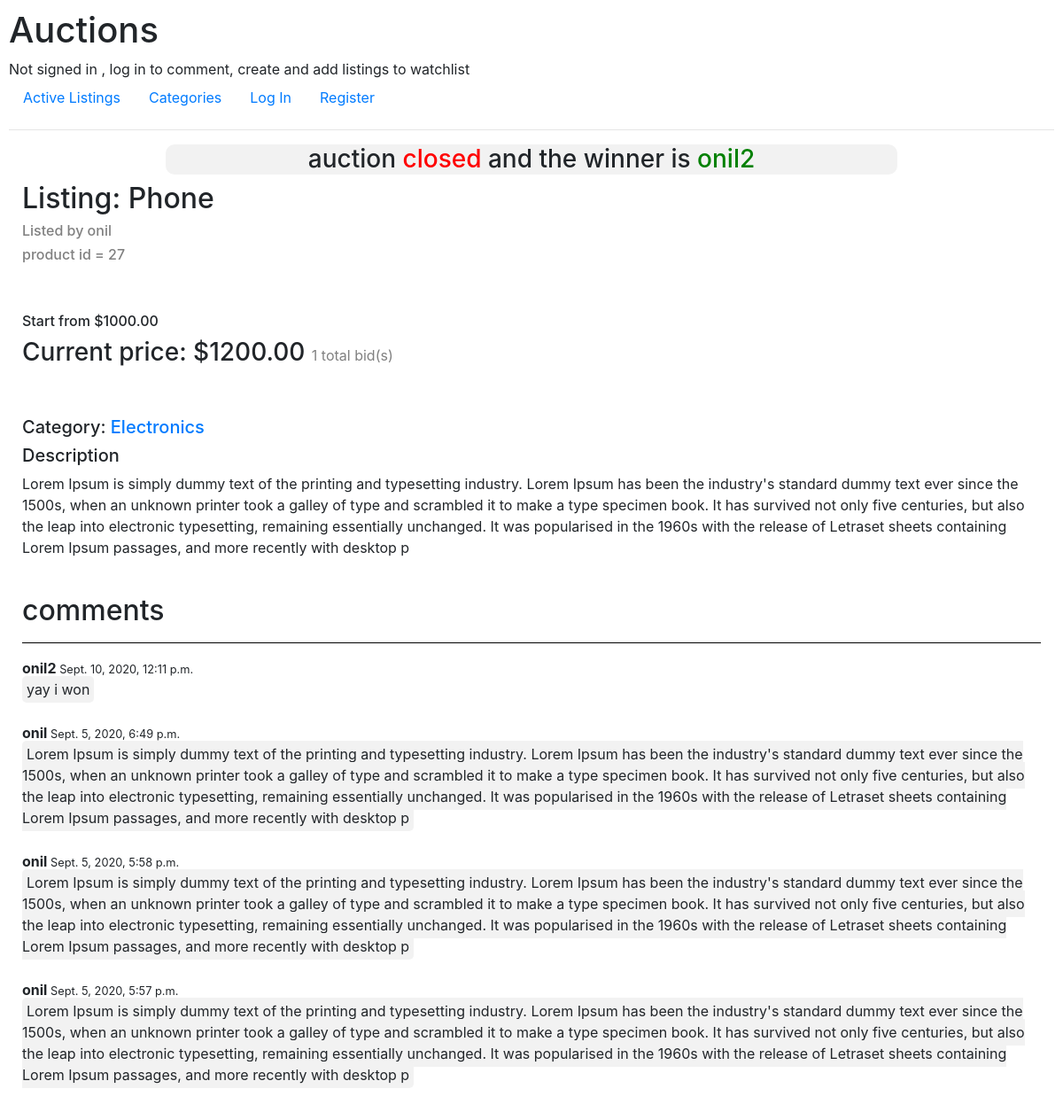
Page /27 on the committed database.
### auctions/models.py (models this page shows, shortened)
class listing(models.Model):
    categories = [
    ('EL', 'Electronics'),
    ('CL', 'Clothes'),
    ('TY', 'Toys'),
    ('HM', 'Home'),
    ('UT', 'Utility'),
    ('NS','Not specified')]
    title = models.CharField(max_length=64)
    description = models.TextField(max_length=500)
    category = models.CharField(
        max_length=2,
        choices=categories,
        default='NS',
    )
    creator = models.ForeignKey(User,on_delete=models.CASCADE,related_name="userListings")
    startingPrice = models.DecimalField(max_digits=8, decimal_places=2, validators=[MinValueValidator(0.99)])
    watched = models.ManyToManyField(User, related_name="watchlist",null=True,blank=True)
    currentBid = models.DecimalField(max_digits=8, decimal_places=2,default=0.99, validators=[MinValueValidator(0.99)])
    wineer = models.ForeignKey(User,null=True,blank=True,on_delete=models.CASCADE,related_name="wins")
    closed = models.BooleanField(default=False)
    dateCreated = models.DateTimeField(auto_now_add=True)
    imageUrl = models.URLField(null=True,blank=True)

class User(AbstractUser):
    pass

class comment(models.Model):
    commenter = models.ForeignKey(User,on_delete=models.CASCADE,related_name="comments")
    comment = models.TextField(max_length=500)
    product = models.ForeignKey(listing,on_delete=models.CASCADE, related_name="cmts")
    dateCreated = models.DateTimeField(auto_now_add=True)

### auctions/views.py (the view)
# urls.py: path("<int:ID>", views.product , name="product"),
def product(request, ID):
    if request.method == "POST":
        product = listing.objects.get(pk=ID)
        if "watch" in request.POST:
            if request.POST["watch"]=="Add to watchlist":
                request.user.watchlist.add(product)
            if request.POST["watch"]=="remove from watchlist":
                request.user.watchlist.remove(product)
            return HttpResponseRedirect(reverse("product",kwargs={"ID":product.id}))
        if "comment" in request.POST:
            com = request.POST["comment"]
            form = comment(commenter=request.user, comment=com, product=product)
            form.save()
            return HttpResponseRedirect(reverse("product",kwargs={"ID":product.id}))
        if "bid" in request.POST:
            bidForm = NewBid(request.POST)
            if bidForm.is_valid():
                product.currentBid = request.POST['price']
                product.save()
                bidForm.save()
                return HttpResponseRedirect(reverse("product",kwargs={"ID":product.id}))
            else:
                return render(request,"auctions/product.html",{"product":product,"bidForm":bidForm})
        if "close" in request.POST:
            if request.user == product.creator:
                product.closed = True
                product.save()
            return HttpResponseRedirect(reverse("product",kwargs={"ID":product.id}))
    else:
        try:
            return render(request,"auctions/product.html",{"product":listing.objects.get(id = ID),"bidForm":NewBid()})
        except:
            return HttpResponseNotFound('<h1>Page not found</h1>')

### auctions/templates/auctions/product.html (shortened to what this page needs)
{% extends "auctions/layout.html" %}
{% block body %}
{%if product.wineer == user%}
  <h3 class="winingMessage">congrats you are the winner</h3>
  {%elif product.closed %}
  <h3 class="closedAuction">auction <span>closed</span> and the winner is <span id="wineer">{{product.wineer}}</span></h3>
  {%endif%}
    <div class="container-fluid overview">
      <div class="row">
        <div class="listingName col-xs-12 col-sm-8">
          <h2>Listing: {{ product.title }}</h2>
          <h6 style="color:grey">Listed by {{product.creator}}</h6>
          <h6 style="color:grey">product id = {{product.id}}</h6>
        </div>
        <div class="options col-xs-12 col-sm-4 ">
        </div>
      </div>
    </div>
    <br>
    <br>
    <div class="container-fluid">
      <h6>Start from ${{product.startingPrice}}</h6>
      <h3>
        {% if product.bids.all%}
         Current price: ${{product.currentBid}}
         <small>{{product.bids.count}} total bid(s)</small>
        {%else%}
          no bids
        {%endif%}
      </h3>
       <br>
       <br>
       <h5>Category:
         <a href="{% url 'category' product.get_category_display %}">{{ product.get_category_display}}</a>
       </h5>
      <h5>Description</h5>
      <p>{{ product.description }}</p>
      <br>
      <h2>comments</h2>
      <hr style="background-color:black">
        </div>
        {% for comment in product.cmts.all reversed %}
          <div class="container-fluid commentDiv">
            <strong>{{ comment.commenter}}</strong><small>  {{comment.dateCreated}}</small>
            <br>
            <span class="commentsField">{{comment.comment}}</span>
          </div>
        {% endfor %}
{% endblock %}

### auctions/static/auctions/styles.css (style rules this page uses)
body { padding: 10px; }
.commentsField { background-color: #f2f2f2; padding: 5px; border-radius: 5px; }
.commentDiv { word-wrap: break-word; margin-bottom: 25px; }
.closedAuction { width: 70%; text-align: center; background-color: #f2f2f2; border-radius: 10px; margin-left: auto; margin-right: auto; }
.closedAuction > span { color:red; }
#wineer { color: green; }
h3 > small { font-size: medium; color: grey; }

### rows in the picture
listing: wineer "onil2", title "Phone", creator "onil", id "27", startingPrice "1000.00", currentBid "1200.00", bids.count "1", category "Electronics", description "Lorem Ipsum is simply dummy text of the printing and typesetting industry. Lorem Ipsum has been the industry's standard dummy text ever since the 1500s, when an unknown printer took a galley of type and scrambled it to make a type specimen book. It has survived not only five centuries, but also the leap into electronic typesetting, remaining essentially unchanged. It was popularised in the 1960s with the release of Letraset sheets containing Lorem Ipsum passages, and more recently with desktop p"
comment: commenter "onil2", dateCreated "Sept. 10, 2020, 12:11 p.m.", comment "yay i won"
comment: commenter "onil", dateCreated "Sept. 5, 2020, 6:49 p.m.", comment "Lorem Ipsum is simply dummy text of the printing and typesetting industry. Lorem Ipsum has been the industry's standard dummy text ever since the 1500s, when an unknown printer took a galley of type and scrambled it to make a type specimen book. It has survived not only five centuries, but also the leap into electronic typesetting, remaining essentially unchanged. It was popularised in the 1960s with the release of Letraset sheets containing Lorem Ipsum passages, and more recently with desktop p"
comment: commenter "onil", dateCreated "Sept. 5, 2020, 5:58 p.m.", comment "Lorem Ipsum is simply dummy text of the printing and typesetting industry. Lorem Ipsum has been the industry's standard dummy text ever since the 1500s, when an unknown printer took a galley of type and scrambled it to make a type specimen book. It has survived not only five centuries, but also the leap into electronic typesetting, remaining essentially unchanged. It was popularised in the 1960s with the release of Letraset sheets containing Lorem Ipsum passages, and more recently with desktop p"
comment: commenter "onil", dateCreated "Sept. 5, 2020, 5:57 p.m.", comment "Lorem Ipsum is simply dummy text of the printing and typesetting industry. Lorem Ipsum has been the industry's standard dummy text ever since the 1500s, when an unknown printer took a galley of type and scrambled it to make a type specimen book. It has survived not only five centuries, but also the leap into electronic typesetting, remaining essentially unchanged. It was popularised in the 1960s with the release of Letraset sheets containing Lorem Ipsum passages, and more recently with desktop p"
